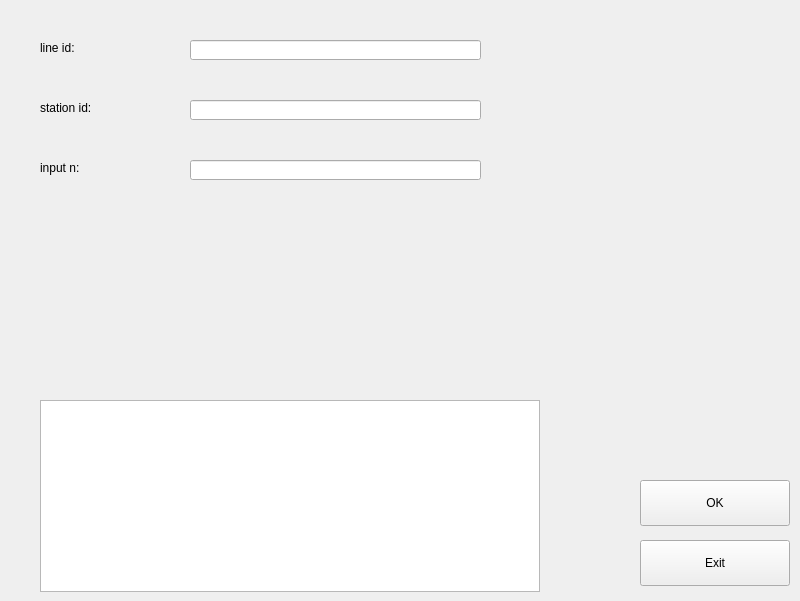
<?xml version="1.0" encoding="UTF-8"?>
<ui version="4.0">
 <class>modify_L</class>
 <widget class="QWidget" name="modify_L">
  <property name="geometry">
   <rect>
    <x>0</x>
    <y>0</y>
    <width>800</width>
    <height>601</height>
   </rect>
  </property>
  <property name="windowTitle">
   <string>Form</string>
  </property>
  <widget class="QLabel" name="id">
   <property name="geometry">
    <rect>
     <x>40</x>
     <y>40</y>
     <width>111</width>
     <height>16</height>
    </rect>
   </property>
   <property name="text">
    <string>line id:</string>
   </property>
  </widget>
  <widget class="QPushButton" name="OK">
   <property name="geometry">
    <rect>
     <x>640</x>
     <y>480</y>
     <width>150</width>
     <height>46</height>
    </rect>
   </property>
   <property name="text">
    <string>OK</string>
   </property>
  </widget>
  <widget class="QPushButton" name="Exit">
   <property name="geometry">
    <rect>
     <x>640</x>
     <y>540</y>
     <width>150</width>
     <height>46</height>
    </rect>
   </property>
   <property name="text">
    <string>Exit</string>
   </property>
  </widget>
  <widget class="QTextBrowser" name="textBrowser">
   <property name="geometry">
    <rect>
     <x>40</x>
     <y>400</y>
     <width>500</width>
     <height>192</height>
    </rect>
   </property>
  </widget>
  <widget class="QLineEdit" name="id_input">
   <property name="geometry">
    <rect>
     <x>190</x>
     <y>40</y>
     <width>291</width>
     <height>20</height>
    </rect>
   </property>
  </widget>
  <widget class="QLineEdit" name="station_input">
   <property name="geometry">
    <rect>
     <x>190</x>
     <y>100</y>
     <width>291</width>
     <height>20</height>
    </rect>
   </property>
   <property name="text">
    <string/>
   </property>
  </widget>
  <widget class="QLabel" name="station">
   <property name="geometry">
    <rect>
     <x>40</x>
     <y>100</y>
     <width>111</width>
     <height>16</height>
    </rect>
   </property>
   <property name="text">
    <string>station id:</string>
   </property>
  </widget>
  <widget class="QLabel" name="n">
   <property name="geometry">
    <rect>
     <x>40</x>
     <y>160</y>
     <width>111</width>
     <height>16</height>
    </rect>
   </property>
   <property name="text">
    <string>input n:</string>
   </property>
  </widget>
  <widget class="QLineEdit" name="n_input">
   <property name="geometry">
    <rect>
     <x>190</x>
     <y>160</y>
     <width>291</width>
     <height>20</height>
    </rect>
   </property>
   <property name="text">
    <string/>
   </property>
  </widget>
 </widget>
 <resources/>
 <connections/>
</ui>
